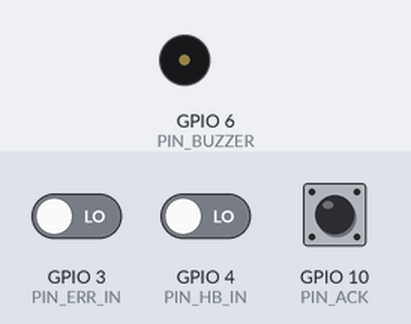
A sketch run on a simulated ESP32-S3. On the bench: buzzer (waves = sounding). The inputs (shaded band) are chosen by the test bench; at power-on: GPIO 10 (PIN_ACK) HIGH, GPIO 3 (PIN_ERR_IN) LOW, GPIO 4 (PIN_HB_IN) LOW.

Above: at 4.2 s.
4.3 s: GPIO 10 (PIN_ACK) pulled LOW for 0.15 s
At 4.56 s:
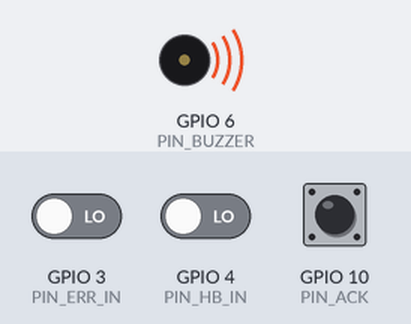
5.9 s: GPIO 10 (PIN_ACK) pulled LOW for 3.2 s
At 6.9 s:
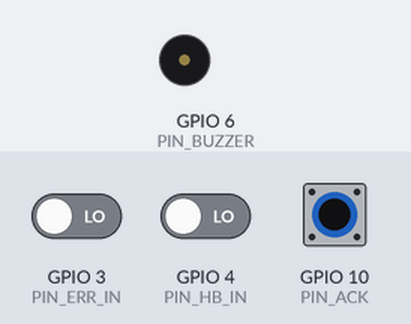
Timing chart, 0 to 10.9 s (numbered marks = the images above; inputs shaded):
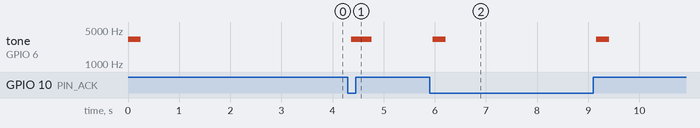

The sketch:

watchdog_c3.ino
```cpp
/* ============================================================
   watchdog_c3 — chien de garde externe du ballon d'eau chaude (ESP32-C3)
   ============================================================
   IMPORTANT : ce fichier doit etre dans SON PROPRE DOSSIER (watchdog_c3/watchdog_c3.ino).
   L'IDE Arduino compile ensemble tous les .ino d'un meme dossier : a cote de
   esp32-ballon-ecojoko.ino il serait melange au programme principal.

   Role : faire sonner un buzzer quand la chauffe est compromise, sans dependre du programme principal.
   Ce programme n'utilise ni Wi-Fi, ni fichiers, ni reseau, ni delay() bloquant : la boucle tourne
   en continu et un watchdog materiel redemarre le C3 si elle se figeait.

   Cablage (3,3 V partout ; le C3 est alimente par l'ESP32 principal) :
     ESP32 principal VIN  ---- 5V du C3
     ESP32 principal GND  ---- GND du C3
     Broche HB  du principal (Reglages) ---- GPIO4 du C3 (PIN_HB_IN)   battement de coeur
     Broche ERR du principal (Reglages) ---- GPIO3 du C3 (PIN_ERR_IN)  alarme
     GPIO6 (PIN_BUZZER) ---- buzzer PASSIF, autre borne du buzzer a GND. Le C3 genere lui-meme les tonalites (LEDC).
                     Buzzer piezo : direct. Buzzer magnetique (bobine, > ~10 mA) : transistor NPN + resistance + diode.
     GPIO10 (PIN_ACK)   ---- bouton on/off, autre borne du bouton a GND
     Broche TX (Reglages) du principal ---- GPIO1 du C3 (PIN_MUTE_RX)   liaison serie a sens unique : silence de l'alarme

   Le C3 sonne dans deux cas :
     1. Plus de battement de coeur depuis HB_TIMEOUT_MS : le programme principal est gele, plante en boucle ou absent.
        Son : grave 800 Hz / aigu 4100 Hz en alternance (x2), pause.
     2. ERR reste a 1 plus de ERR_CONFIRM_MS : le programme principal a detecte et confirme un probleme
        qui compromet la chauffe (Shelly injoignable, relais incoherent, etc.). Son : sirene 4100 Hz / 3200 Hz, pause.
        Le delai avant de lever ERR est regle dans la page web (Reglages > Chien de garde).

   Bouton ACK (interrupteur on/off ou poussoir) :
     - TOUT changement de position (on->off ou off->on), avec ou sans alarme, coupe la sonnerie pendant
       ACK_SNOOZE_MS (24 h) et fait un bip court (3200 Hz) de confirmation.
     - Ce silence est inconditionnel : il continue meme si le probleme disparait, ou si un AUTRE probleme apparait.
     - Chaque nouveau changement de position relance les 24 h a zero.
     - Seules fins possibles : les 24 h ecoulees, ou un redemarrage du C3 (coupure de courant, watchdog interne).

   Silence demande par le principal (plage silencieuse ou bouton « Desactiver pendant X h » de la page web) :
     le principal envoie sur GPIO1 des trames « $M<minutes>*<XX> » (9600 bauds, XX = XOR des caracteres entre $ et *, en hexa).
     Le C3 compte lui-meme le silence avec millis() : il n'a besoin ni de l'heure ni du principal pour savoir quand il se termine.
     Meme si le principal se fige pendant le silence, le C3 reste muet jusqu'a l'echeance puis sonne si le probleme dure.
     Plafond MUTE_MAX_MIN (une trame plus grande est ramenee a ce plafond). Une trame invalide est ignoree.
     « $M0*.. » annule le silence : le principal l'envoie pendant une surchauffe, un test du buzzer ou un « Reactiver ».
     Si le fil est coupe ou absent, le C3 ne recoit rien : l'alarme sonne normalement (defaut sans danger).
     Le bouton ACK du C3 reste independant et prioritaire (il fonctionne meme sans liaison).

   Pas de coupure de courant geree : le C3 est alimente par l'ESP32 principal, donc plus de courant = plus de ballon. */

#include <Arduino.h>
#include <esp_task_wdt.h>

/* ---------- Broches (ESP32-C3 SuperMini : eviter GPIO 2, 8, 9 = demarrage ; 18, 19 = USB ; 20, 21 = serie) ---------- */
constexpr uint8_t PIN_HB_IN  = 4;    // C3 GPIO4  <- HB  du principal
constexpr uint8_t PIN_ERR_IN = 3;    // C3 GPIO3  <- ERR du principal
constexpr uint8_t PIN_BUZZER = 6;    // C3 GPIO6  -> buzzer passif (autre borne a GND)
constexpr uint8_t PIN_ACK    = 10;   // C3 GPIO10 <- bouton on/off (autre borne a GND)
constexpr uint8_t PIN_MUTE_RX = 1;   // C3 GPIO1  <- TX du principal (trames de silence, sens unique)

/* ---------- Tonalites du buzzer (Hz), choisies pour les frequences ou ton buzzer sonne le mieux ---------- */
constexpr uint32_t FREQ_HIGH = 4100;
constexpr uint32_t FREQ_MID  = 3200;
constexpr uint32_t FREQ_LOW  = 800;

/* ---------- Delais ---------- */
constexpr uint32_t HB_TIMEOUT_MS      = 10UL * 60UL * 1000UL; // plus de battement depuis 10 min -> alarme
constexpr uint32_t HB_MIN_STABLE_MS   = 300;                  // un front n'est valide que si le niveau precedent a dure >= 300 ms
constexpr uint32_t ERR_CONFIRM_MS     = 3000;                 // ERR doit rester a 1 pendant 3 s (filtre les parasites)
constexpr uint32_t ACK_SNOOZE_MS = 24UL * 60UL * 60UL * 1000UL; // 24 heures
constexpr uint32_t ACK_DEBOUNCE_MS    = 60;
constexpr uint32_t BEEP_SHORT_MS      = 250;
constexpr uint32_t WDT_TIMEOUT_S      = 8;                    // watchdog materiel du C3 lui-meme
constexpr uint32_t MUTE_BAUD          = 9600;                 // liaison serie de silence (doit etre identique cote principal)
constexpr uint32_t MUTE_MAX_MIN       = 720;                  // plafond d'un silence demande par le principal : 12 h
constexpr uint8_t  MUTE_RX_MAX_BYTES  = 32;                   // octets lus au maximum a chaque tour de loop()

#define C3_DEBUG 0  // 1 = messages sur le port serie (utile uniquement branche a l'ordinateur)
#if C3_DEBUG
  #define DBG(...) Serial.printf(__VA_ARGS__)
#else
  #define DBG(...) do {} while (0)
#endif

enum : uint8_t { CAUSE_HB = 1, CAUSE_ERR = 2 };

/* ---------- Etat ---------- */
static bool     hbLast        = false;
static uint32_t hbChangeMs    = 0;   // dernier changement de niveau brut de HB
static uint32_t hbValidMs     = 0;   // dernier front valide
static uint32_t errHighSince  = 0;   // 0 = ERR bas
static bool     snoozed       = false;   // sonnerie coupee 24 h par le bouton (toutes causes confondues)
static uint32_t snoozeStartMs = 0;
static bool     ackRaw        = false, ackStable = false;
static uint32_t ackChangeMs   = 0;
static uint32_t beepUntilMs   = 0;
static uint8_t  lastMask      = 0;
static uint32_t curFreq       = 0;   // tonalite actuellement emise (0 = silence)
static uint32_t muteStartMs   = 0;   // silence demande par le principal : debut ...
static uint32_t muteDurMs     = 0;   // ... et duree (0 = aucun silence)
static char     rxBuf[16];
static uint8_t  rxLen         = 0;
static bool     rxInFrame     = false;

// Bip court en cours ? (beepUntilMs == 0 : aucun ; comparaison tolerante au debordement de millis())
static bool shortBeepOn(uint32_t now) {
  if (beepUntilMs == 0) return false;
  if ((int32_t)(beepUntilMs - now) > 0) return true;
  beepUntilMs = 0;
  return false;
}
static void startShortBeep(uint32_t now) {
  beepUntilMs = now + BEEP_SHORT_MS;
  if (beepUntilMs == 0) beepUntilMs = 1;
}

// Tonalite voulue selon les causes (t = ms depuis le debut de l'alarme) ; 0 = silence.
static uint32_t patternFreq(uint32_t t, uint8_t mask) {
  if (mask & CAUSE_HB) {            // grave / aigu / grave / aigu (250 ms chacun), puis pause : programme principal muet
    uint32_t p = t % 2400;
    if (p >= 1000) return 0;
    return ((p / 250) % 2 == 0) ? FREQ_LOW : FREQ_HIGH;
  }
  uint32_t p = t % 1200;            // sirene aigu / moyen (300 ms chacun), puis pause : probleme signale par le principal
  if (p >= 600) return 0;
  return ((p / 300) % 2 == 0) ? FREQ_HIGH : FREQ_MID;
}

// Sortie LEDC (compatible cartes Arduino-ESP32 2.x et 3.x). Ne reconfigure que si la tonalite change.
#if ESP_ARDUINO_VERSION_MAJOR < 3
constexpr uint8_t BUZZER_LEDC_CH = 0;
#endif
static void buzzerBegin() {
#if ESP_ARDUINO_VERSION_MAJOR >= 3
  ledcAttach(PIN_BUZZER, FREQ_MID, 8);
  ledcWriteTone(PIN_BUZZER, 0);
#else
  ledcSetup(BUZZER_LEDC_CH, FREQ_MID, 8);
  ledcAttachPin(PIN_BUZZER, BUZZER_LEDC_CH);
  ledcWriteTone(BUZZER_LEDC_CH, 0);
#endif
}
static void buzzerTone(uint32_t freq) {
  if (freq == curFreq) return;
  curFreq = freq;
#if ESP_ARDUINO_VERSION_MAJOR >= 3
  ledcWriteTone(PIN_BUZZER, freq);   // 0 = coupe (rapport cyclique 0 : aucun courant continu dans le buzzer)
#else
  ledcWriteTone(BUZZER_LEDC_CH, freq);
#endif
}

/* ---------- Silence demande par le principal (liaison serie, sens unique) ---------- */
static void applyMute(uint32_t minutes, uint32_t now) {
  if (minutes > MUTE_MAX_MIN) minutes = MUTE_MAX_MIN;   // plafond
  if (minutes == 0) { muteDurMs = 0; DBG("[C3] silence annule\n"); return; }
  muteStartMs = now;
  muteDurMs = minutes * 60000UL;
  DBG("[C3] silence %lu min\n", (unsigned long)minutes);
}

// Silence en cours ? Efface l'etat a l'echeance (evite un faux silence apres le debordement de millis(), ~49 jours).
static bool muteActive(uint32_t now) {
  if (muteDurMs == 0) return false;
  if ((uint32_t)(now - muteStartMs) < muteDurMs) return true;
  muteDurMs = 0;
  return false;
}

// Trame (sans le '$' ni le '\n') : M<minutes>*<XX>, XX = XOR des caracteres avant '*', 2 chiffres hexa. Toute erreur : ignoree.
static void parseMuteFrame(const char *s, uint32_t now) {
  const char *star = strchr(s, '*');
  if (!star || s[0] != 'M' || star == s + 1 || (star - s) > 5) return;   // 'M' + 1 a 4 chiffres
  if (strlen(star + 1) != 2) return;
  uint8_t cs = 0;
  for (const char *p = s; p < star; p++) cs ^= (uint8_t)*p;
  const char hex[3] = { star[1], star[2], 0 };
  char *end = nullptr;
  const long v = strtol(hex, &end, 16);
  if (*end != 0 || v != (long)cs) return;
  uint32_t minutes = 0;
  for (const char *p = s + 1; p < star; p++) {
    if (*p < '0' || *p > '9') return;
    minutes = minutes * 10 + (uint32_t)(*p - '0');
  }
  applyMute(minutes, now);
}

static void muteRxByte(char c, uint32_t now) {
  if (c == '$') { rxLen = 0; rxInFrame = true; return; }           // debut de trame : on repart de zero
  if (!rxInFrame) return;
  if (c == '\n' || c == '\r') {
    rxInFrame = false;
    rxBuf[rxLen] = 0;
    parseMuteFrame(rxBuf, now);
    rxLen = 0;
    return;
  }
  if (rxLen >= sizeof(rxBuf) - 1) { rxInFrame = false; rxLen = 0; return; }   // trop long : poubelle
  rxBuf[rxLen++] = c;
}

static void serviceMuteRx(uint32_t now) {
  for (uint8_t i = 0; i < MUTE_RX_MAX_BYTES && Serial1.available() > 0; i++) muteRxByte((char)Serial1.read(), now);
}

static void setupWatchdog() {
#if ESP_ARDUINO_VERSION_MAJOR >= 3
  const esp_task_wdt_config_t cfg = { .timeout_ms = WDT_TIMEOUT_S * 1000, .idle_core_mask = 0, .trigger_panic = true };
  if (esp_task_wdt_reconfigure(&cfg) != ESP_OK) esp_task_wdt_init(&cfg);
#else
  esp_task_wdt_init(WDT_TIMEOUT_S, true);
#endif
  esp_task_wdt_add(NULL); // surveille la tache loop() : si elle se fige, le C3 redemarre
}

void setup() {
  buzzerBegin();
  pinMode(PIN_HB_IN, INPUT_PULLDOWN);   // ligne flottante (principal en reset) = niveau bas, jamais "alarme"
  pinMode(PIN_ERR_IN, INPUT_PULLDOWN);
  pinMode(PIN_ACK, INPUT_PULLUP);
  pinMode(PIN_MUTE_RX, INPUT_PULLUP);   // ligne au repos = niveau haut (repos d'une liaison serie)
  Serial1.begin(MUTE_BAUD, SERIAL_8N1, PIN_MUTE_RX, -1);   // reception seule
#if C3_DEBUG
  Serial.begin(115200);
  Serial.setTxTimeoutMs(0); // ne jamais bloquer si aucun ordinateur n'est branche
#endif
  uint32_t now = millis();
  hbLast = digitalRead(PIN_HB_IN);
  hbChangeMs = hbValidMs = now;         // delai de grace complet au demarrage (le principal met ~30 s a demarrer)
  ackRaw = ackStable = digitalRead(PIN_ACK);
  ackChangeMs = now;
  startShortBeep(now);                  // bip court d'auto-test
  setupWatchdog();
  DBG("[C3] demarre\n");
}

void loop() {
  esp_task_wdt_reset();
  const uint32_t now = millis();

  /* --- HB : on ne compte que les fronts precedes d'un niveau stable (rejette parasites et sifflements) --- */
  bool hb = digitalRead(PIN_HB_IN);
  if (hb != hbLast) {
    if ((uint32_t)(now - hbChangeMs) >= HB_MIN_STABLE_MS) hbValidMs = now;
    hbLast = hb;
    hbChangeMs = now;
  }
  const bool hbLost = (uint32_t)(now - hbValidMs) >= HB_TIMEOUT_MS;

  /* --- ERR : doit rester a 1 ERR_CONFIRM_MS --- */
  if (digitalRead(PIN_ERR_IN) == HIGH) { if (errHighSince == 0) errHighSince = now ? now : 1; }
  else errHighSince = 0;
  const bool errOn = errHighSince != 0 && (uint32_t)(now - errHighSince) >= ERR_CONFIRM_MS;

  const uint8_t mask = (hbLost ? CAUSE_HB : 0) | (errOn ? CAUSE_ERR : 0);
  if (mask != lastMask) { DBG("[C3] causes=%u\n", mask); }
  static uint32_t alarmStartMs = 0;
  if (mask != 0 && lastMask == 0) alarmStartMs = now;
  lastMask = mask;

  /* --- Bouton ACK (poussoir ou interrupteur : tout changement de position compte) --- */
  bool a = digitalRead(PIN_ACK);
  if (a != ackRaw) { ackRaw = a; ackChangeMs = now; }
  if (ackRaw != ackStable && (uint32_t)(now - ackChangeMs) >= ACK_DEBOUNCE_MS) {
    ackStable = ackRaw;
    snoozed = true;                     // silence 24 h, avec ou sans alarme en cours
    snoozeStartMs = now;
    startShortBeep(now);                // bip = confirmation que le silence est arme
    DBG("[C3] silence 24h\n");
  }

  /* --- Silence bouton : expire uniquement apres ACK_SNOOZE_MS (ni la fin du probleme, ni un nouveau probleme ne l'annulent) --- */
  if (snoozed && (uint32_t)(now - snoozeStartMs) >= ACK_SNOOZE_MS) snoozed = false;

  serviceMuteRx(now);
  const bool silenced = snoozed || muteActive(now);   // ACK local OU silence demande par le principal
  uint32_t freq = (mask != 0 && !silenced) ? patternFreq(now - alarmStartMs, mask) : 0;
  if (freq == 0 && shortBeepOn(now)) freq = FREQ_MID;
  buzzerTone(freq);

  delay(2); // cede la main (FreeRTOS) ; la boucle reste a ~400 Hz, largement assez pour des signaux de 1 Hz
}
```

Measured:
- after the input at 4.3 s, tone on GPIO 6 (PIN_BUZZER): silent → 3200 Hz after 0.06 s, → silent 0.40 s later
- after the input at 5.9 s, tone on GPIO 6 (PIN_BUZZER): alternates 3200 Hz for 0.25 s and silent for 3.0 s, 4 changes in all, then stays silent, starting after 0.06 s
